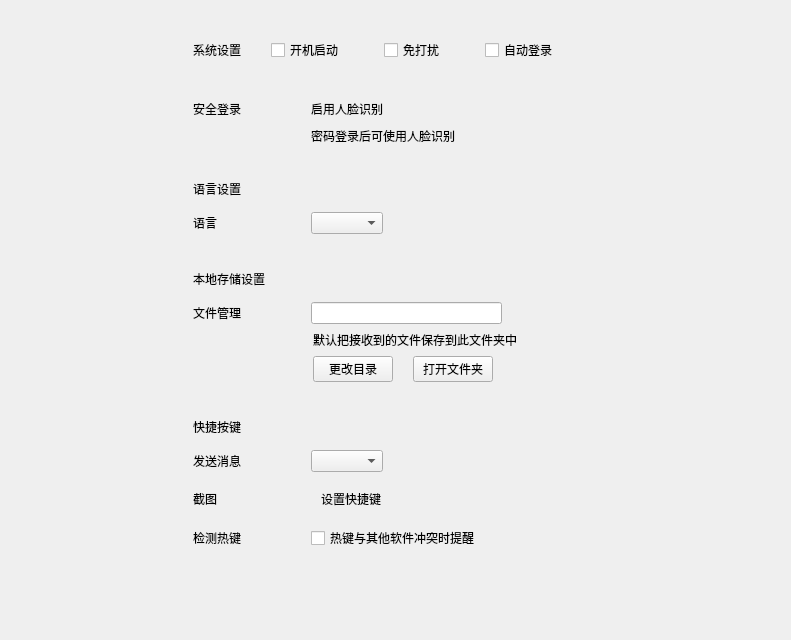
<?xml version="1.0" encoding="UTF-8"?>
<ui version="4.0">
 <class>TNLocaleStorageSettingWidget</class>
 <widget class="QWidget" name="TNLocaleStorageSettingWidget">
  <property name="geometry">
   <rect>
    <x>0</x>
    <y>0</y>
    <width>791</width>
    <height>640</height>
   </rect>
  </property>
  <property name="windowTitle">
   <string>TNLocaleStorageSettingWidget</string>
  </property>
  <layout class="QHBoxLayout" name="horizontalLayout_13">
   <property name="topMargin">
    <number>38</number>
   </property>
   <item>
    <layout class="QVBoxLayout" name="verticalLayout_6">
     <item>
      <layout class="QHBoxLayout" name="horizontalLayout_12">
       <item>
        <spacer name="horizontalSpacer_10">
         <property name="orientation">
          <enum>Qt::Horizontal</enum>
         </property>
         <property name="sizeHint" stdset="0">
          <size>
           <width>40</width>
           <height>20</height>
          </size>
         </property>
        </spacer>
       </item>
       <item>
        <layout class="QVBoxLayout" name="verticalLayout_5">
         <item>
          <layout class="QHBoxLayout" name="horizontalLayout_8" stretch="0,0,0,0,0,0,1">
           <property name="spacing">
            <number>0</number>
           </property>
           <property name="bottomMargin">
            <number>30</number>
           </property>
           <item>
            <widget class="QLabel" name="localStorageSystemTitle">
             <property name="minimumSize">
              <size>
               <width>78</width>
               <height>0</height>
              </size>
             </property>
             <property name="text">
              <string>系统设置</string>
             </property>
            </widget>
           </item>
           <item>
            <widget class="QCheckBox" name="bootUpCheckBox">
             <property name="text">
              <string>开机启动</string>
             </property>
            </widget>
           </item>
           <item>
            <spacer name="horizontalSpacer_12">
             <property name="orientation">
              <enum>Qt::Horizontal</enum>
             </property>
             <property name="sizeHint" stdset="0">
              <size>
               <width>40</width>
               <height>20</height>
              </size>
             </property>
            </spacer>
           </item>
           <item>
            <widget class="QCheckBox" name="noDisturbCheckBox">
             <property name="text">
              <string>免打扰</string>
             </property>
            </widget>
           </item>
           <item>
            <spacer name="horizontalSpacer_13">
             <property name="orientation">
              <enum>Qt::Horizontal</enum>
             </property>
             <property name="sizeHint" stdset="0">
              <size>
               <width>40</width>
               <height>20</height>
              </size>
             </property>
            </spacer>
           </item>
           <item>
            <widget class="QCheckBox" name="autoLoginCheckBox">
             <property name="text">
              <string>自动登录</string>
             </property>
            </widget>
           </item>
           <item>
            <spacer name="horizontalSpacer_9">
             <property name="orientation">
              <enum>Qt::Horizontal</enum>
             </property>
             <property name="sizeHint" stdset="0">
              <size>
               <width>40</width>
               <height>20</height>
              </size>
             </property>
            </spacer>
           </item>
          </layout>
         </item>
         <item>
          <widget class="QWidget" name="safeLoginWidget" native="true">
           <layout class="QHBoxLayout" name="horizontalLayout_11">
            <property name="leftMargin">
             <number>0</number>
            </property>
            <property name="topMargin">
             <number>1</number>
            </property>
            <property name="rightMargin">
             <number>1</number>
            </property>
            <property name="bottomMargin">
             <number>1</number>
            </property>
            <item>
             <layout class="QVBoxLayout" name="verticalLayout">
              <property name="bottomMargin">
               <number>28</number>
              </property>
              <item>
               <layout class="QHBoxLayout" name="horizontalLayout_10">
                <property name="bottomMargin">
                 <number>2</number>
                </property>
                <item>
                 <widget class="QLabel" name="localStorageSystemTitle_2">
                  <property name="minimumSize">
                   <size>
                    <width>112</width>
                    <height>0</height>
                   </size>
                  </property>
                  <property name="text">
                   <string>安全登录</string>
                  </property>
                 </widget>
                </item>
                <item>
                 <layout class="QHBoxLayout" name="horizontalLayout_9">
                  <item>
                   <widget class="QLabel" name="faceIdButton">
                    <property name="text">
                     <string>启用人脸识别</string>
                    </property>
                   </widget>
                  </item>
                  <item>
                   <spacer name="horizontalSpacer_6">
                    <property name="orientation">
                     <enum>Qt::Horizontal</enum>
                    </property>
                    <property name="sizeHint" stdset="0">
                     <size>
                      <width>40</width>
                      <height>20</height>
                     </size>
                    </property>
                   </spacer>
                  </item>
                 </layout>
                </item>
               </layout>
              </item>
              <item>
               <widget class="QLabel" name="facelabel">
                <property name="text">
                 <string>密码登录后可使用人脸识别</string>
                </property>
                <property name="indent">
                 <number>118</number>
                </property>
               </widget>
              </item>
             </layout>
            </item>
           </layout>
          </widget>
         </item>
         <item>
          <layout class="QVBoxLayout" name="verticalLayout_2">
           <item>
            <widget class="QLabel" name="localStorageSystemTitle_3">
             <property name="text">
              <string>语言设置</string>
             </property>
            </widget>
           </item>
           <item>
            <layout class="QHBoxLayout" name="horizontalLayout_6">
             <property name="topMargin">
              <number>8</number>
             </property>
             <property name="bottomMargin">
              <number>30</number>
             </property>
             <item>
              <widget class="QLabel" name="localStorageSystemTitle_4">
               <property name="minimumSize">
                <size>
                 <width>112</width>
                 <height>0</height>
                </size>
               </property>
               <property name="text">
                <string>语言</string>
               </property>
              </widget>
             </item>
             <item>
              <widget class="QComboBox" name="languageComboBox"/>
             </item>
             <item>
              <spacer name="horizontalSpacer_8">
               <property name="orientation">
                <enum>Qt::Horizontal</enum>
               </property>
               <property name="sizeHint" stdset="0">
                <size>
                 <width>40</width>
                 <height>20</height>
                </size>
               </property>
              </spacer>
             </item>
            </layout>
           </item>
          </layout>
         </item>
         <item>
          <layout class="QVBoxLayout" name="verticalLayout_3">
           <item>
            <widget class="QLabel" name="localStorageLabelTitle">
             <property name="text">
              <string>本地存储设置</string>
             </property>
            </widget>
           </item>
           <item>
            <layout class="QHBoxLayout" name="horizontalLayout" stretch="0,2,1">
             <property name="topMargin">
              <number>8</number>
             </property>
             <item>
              <widget class="QLabel" name="labelFileMan">
               <property name="minimumSize">
                <size>
                 <width>112</width>
                 <height>0</height>
                </size>
               </property>
               <property name="text">
                <string>文件管理</string>
               </property>
              </widget>
             </item>
             <item>
              <widget class="QLineEdit" name="localStorageFileLineEdit">
               <property name="sizePolicy">
                <sizepolicy hsizetype="Preferred" vsizetype="Fixed">
                 <horstretch>0</horstretch>
                 <verstretch>0</verstretch>
                </sizepolicy>
               </property>
              </widget>
             </item>
             <item>
              <spacer name="horizontalSpacer_4">
               <property name="orientation">
                <enum>Qt::Horizontal</enum>
               </property>
               <property name="sizeHint" stdset="0">
                <size>
                 <width>40</width>
                 <height>20</height>
                </size>
               </property>
              </spacer>
             </item>
            </layout>
           </item>
           <item>
            <layout class="QHBoxLayout" name="horizontalLayout_2">
             <property name="leftMargin">
              <number>120</number>
             </property>
             <item>
              <widget class="QLabel" name="localStorageLabel">
               <property name="text">
                <string>默认把接收到的文件保存到此文件夹中</string>
               </property>
              </widget>
             </item>
             <item>
              <spacer name="horizontalSpacer_2">
               <property name="orientation">
                <enum>Qt::Horizontal</enum>
               </property>
               <property name="sizeHint" stdset="0">
                <size>
                 <width>40</width>
                 <height>20</height>
                </size>
               </property>
              </spacer>
             </item>
            </layout>
           </item>
           <item>
            <layout class="QHBoxLayout" name="horizontalLayout_3">
             <property name="spacing">
              <number>20</number>
             </property>
             <property name="leftMargin">
              <number>120</number>
             </property>
             <property name="bottomMargin">
              <number>30</number>
             </property>
             <item>
              <widget class="QPushButton" name="changeDirButton">
               <property name="cursor">
                <cursorShape>PointingHandCursor</cursorShape>
               </property>
               <property name="text">
                <string>更改目录</string>
               </property>
              </widget>
             </item>
             <item>
              <widget class="QPushButton" name="openDirButton">
               <property name="cursor">
                <cursorShape>PointingHandCursor</cursorShape>
               </property>
               <property name="text">
                <string>打开文件夹</string>
               </property>
              </widget>
             </item>
             <item>
              <spacer name="horizontalSpacer_5">
               <property name="orientation">
                <enum>Qt::Horizontal</enum>
               </property>
               <property name="sizeHint" stdset="0">
                <size>
                 <width>40</width>
                 <height>20</height>
                </size>
               </property>
              </spacer>
             </item>
            </layout>
           </item>
          </layout>
         </item>
         <item>
          <layout class="QVBoxLayout" name="verticalLayout_4">
           <item>
            <widget class="QLabel" name="shortKeyLabel">
             <property name="text">
              <string>快捷按键</string>
             </property>
            </widget>
           </item>
           <item>
            <layout class="QHBoxLayout" name="horizontalLayout_4">
             <property name="topMargin">
              <number>8</number>
             </property>
             <item>
              <widget class="QLabel" name="sendMessageLable">
               <property name="minimumSize">
                <size>
                 <width>112</width>
                 <height>0</height>
                </size>
               </property>
               <property name="text">
                <string>发送消息</string>
               </property>
              </widget>
             </item>
             <item>
              <widget class="QComboBox" name="comboBox">
               <property name="focusPolicy">
                <enum>Qt::NoFocus</enum>
               </property>
              </widget>
             </item>
             <item>
              <spacer name="horizontalSpacer">
               <property name="orientation">
                <enum>Qt::Horizontal</enum>
               </property>
               <property name="sizeHint" stdset="0">
                <size>
                 <width>40</width>
                 <height>20</height>
                </size>
               </property>
              </spacer>
             </item>
            </layout>
           </item>
           <item>
            <layout class="QHBoxLayout" name="horizontalLayout_7">
             <property name="topMargin">
              <number>8</number>
             </property>
             <item>
              <widget class="QLabel" name="hotKeyScreenShot">
               <property name="minimumSize">
                <size>
                 <width>112</width>
                 <height>0</height>
                </size>
               </property>
               <property name="text">
                <string>截图　　</string>
               </property>
              </widget>
             </item>
             <item>
              <widget class="QPushButton" name="screentShotShortCut">
               <property name="cursor">
                <cursorShape>PointingHandCursor</cursorShape>
               </property>
               <property name="text">
                <string>设置快捷键</string>
               </property>
               <property name="flat">
                <bool>true</bool>
               </property>
              </widget>
             </item>
             <item>
              <spacer name="horizontalSpacer_7">
               <property name="orientation">
                <enum>Qt::Horizontal</enum>
               </property>
               <property name="sizeHint" stdset="0">
                <size>
                 <width>40</width>
                 <height>20</height>
                </size>
               </property>
              </spacer>
             </item>
            </layout>
           </item>
           <item>
            <layout class="QHBoxLayout" name="horizontalLayout_5">
             <property name="topMargin">
              <number>8</number>
             </property>
             <item>
              <widget class="QLabel" name="checkHotKey">
               <property name="minimumSize">
                <size>
                 <width>112</width>
                 <height>0</height>
                </size>
               </property>
               <property name="text">
                <string>检测热键</string>
               </property>
              </widget>
             </item>
             <item>
              <widget class="QCheckBox" name="hotKeyCheckBox">
               <property name="text">
                <string>热键与其他软件冲突时提醒</string>
               </property>
              </widget>
             </item>
             <item>
              <spacer name="horizontalSpacer_3">
               <property name="orientation">
                <enum>Qt::Horizontal</enum>
               </property>
               <property name="sizeHint" stdset="0">
                <size>
                 <width>40</width>
                 <height>20</height>
                </size>
               </property>
              </spacer>
             </item>
            </layout>
           </item>
          </layout>
         </item>
        </layout>
       </item>
       <item>
        <spacer name="horizontalSpacer_11">
         <property name="orientation">
          <enum>Qt::Horizontal</enum>
         </property>
         <property name="sizeHint" stdset="0">
          <size>
           <width>40</width>
           <height>20</height>
          </size>
         </property>
        </spacer>
       </item>
      </layout>
     </item>
     <item>
      <spacer name="verticalSpacer">
       <property name="orientation">
        <enum>Qt::Vertical</enum>
       </property>
       <property name="sizeHint" stdset="0">
        <size>
         <width>261</width>
         <height>144</height>
        </size>
       </property>
      </spacer>
     </item>
    </layout>
   </item>
  </layout>
 </widget>
 <layoutdefault spacing="6" margin="11"/>
 <tabstops>
  <tabstop>localStorageFileLineEdit</tabstop>
  <tabstop>changeDirButton</tabstop>
  <tabstop>openDirButton</tabstop>
  <tabstop>hotKeyCheckBox</tabstop>
 </tabstops>
 <resources/>
 <connections>
  <connection>
   <sender>comboBox</sender>
   <signal>currentIndexChanged(QString)</signal>
   <receiver>TNLocaleStorageSettingWidget</receiver>
   <slot>showFullScreen()</slot>
   <hints>
    <hint type="sourcelabel">
     <x>100</x>
     <y>144</y>
    </hint>
    <hint type="destinationlabel">
     <x>218</x>
     <y>174</y>
    </hint>
   </hints>
  </connection>
 </connections>
</ui>
